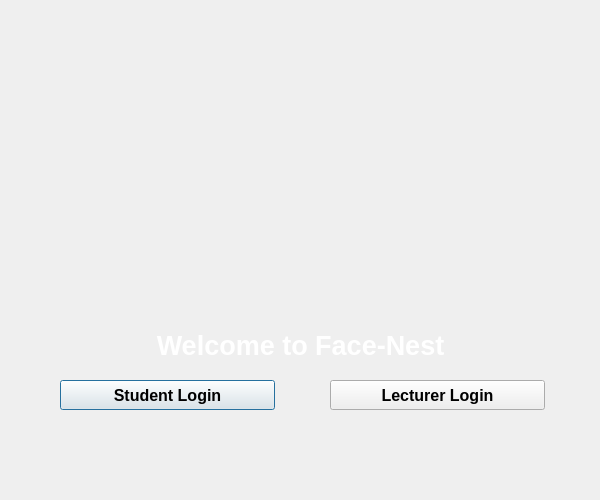
<?xml version="1.0" encoding="UTF-8"?>
<ui version="4.0">
 <class>Dialog</class>
 <widget class="QDialog" name="Dialog">
  <property name="geometry">
   <rect>
    <x>0</x>
    <y>0</y>
    <width>600</width>
    <height>500</height>
   </rect>
  </property>
  <property name="minimumSize">
   <size>
    <width>508</width>
    <height>259</height>
   </size>
  </property>
  <property name="maximumSize">
   <size>
    <width>1000</width>
    <height>1000</height>
   </size>
  </property>
  <property name="windowTitle">
   <string>Face-Nest</string>
  </property>
  <property name="windowIcon">
   <iconset resource="resource.qrc">
    <normaloff>:/Icon/ResourceImage/Icon.png</normaloff>:/Icon/ResourceImage/Icon.png</iconset>
  </property>
  <widget class="QLabel" name="label">
   <property name="geometry">
    <rect>
     <x>20</x>
     <y>30</y>
     <width>560</width>
     <height>430</height>
    </rect>
   </property>
   <property name="styleSheet">
    <string notr="true">border-image: url(:/Background/ResourceImage/Abstract 2.png);
border-bottom-right-radius: 50px;
border-top-left-radius: 50px;</string>
   </property>
   <property name="text">
    <string/>
   </property>
  </widget>
  <widget class="QPushButton" name="studentButton">
   <property name="geometry">
    <rect>
     <x>60</x>
     <y>380</y>
     <width>215</width>
     <height>30</height>
    </rect>
   </property>
   <property name="font">
    <font>
     <family>MS Shell Dlg 2</family>
     <pointsize>12</pointsize>
     <weight>75</weight>
     <bold>true</bold>
    </font>
   </property>
   <property name="text">
    <string>Student Login</string>
   </property>
  </widget>
  <widget class="QLabel" name="filelabel">
   <property name="geometry">
    <rect>
     <x>150</x>
     <y>330</y>
     <width>301</width>
     <height>30</height>
    </rect>
   </property>
   <property name="font">
    <font>
     <family>MS Shell Dlg 2</family>
     <pointsize>20</pointsize>
     <weight>75</weight>
     <bold>true</bold>
    </font>
   </property>
   <property name="styleSheet">
    <string notr="true">color: rgb(255, 255, 255);</string>
   </property>
   <property name="text">
    <string>Welcome to Face-Nest</string>
   </property>
   <property name="alignment">
    <set>Qt::AlignCenter</set>
   </property>
   <property name="wordWrap">
    <bool>false</bool>
   </property>
  </widget>
  <widget class="QLabel" name="label_2">
   <property name="geometry">
    <rect>
     <x>170</x>
     <y>100</y>
     <width>261</width>
     <height>241</height>
    </rect>
   </property>
   <property name="styleSheet">
    <string notr="true">image: url(:/Icon/ResourceImage/Icon.png);
border-bottom-right-radius: 50px;</string>
   </property>
   <property name="text">
    <string/>
   </property>
  </widget>
  <widget class="QPushButton" name="lecturerButton">
   <property name="geometry">
    <rect>
     <x>330</x>
     <y>380</y>
     <width>215</width>
     <height>30</height>
    </rect>
   </property>
   <property name="font">
    <font>
     <family>MS Shell Dlg 2</family>
     <pointsize>12</pointsize>
     <weight>75</weight>
     <bold>true</bold>
    </font>
   </property>
   <property name="text">
    <string>Lecturer Login</string>
   </property>
  </widget>
 </widget>
 <resources>
  <include location="resource.qrc"/>
 </resources>
 <connections/>
</ui>
